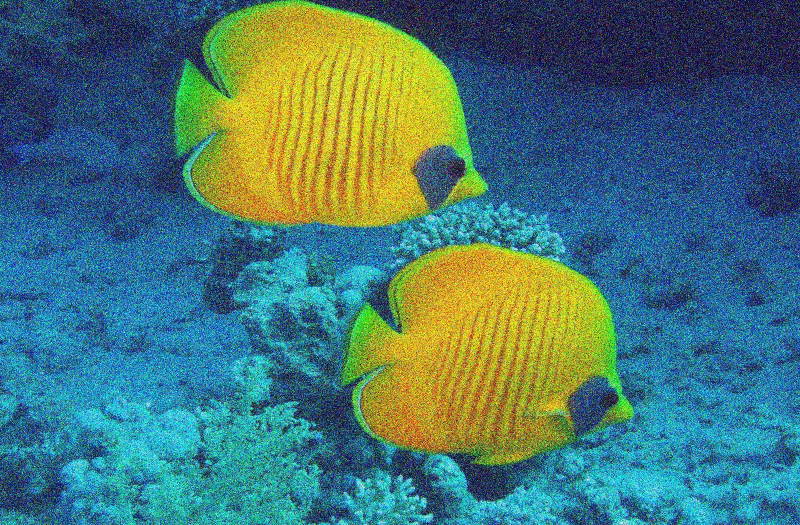
#> input picture 3/classic/fish.jpg, 1600 x 1050 px (shown at 1/2 size)
$ jupyter execute lecture-example.ipynb
#> lines starting #> are read from the running program, lines starting #| are printed output that depends on the picture; after the words box and inside, x2 and y2 are one past the last pixel; in counts of white or black regions, pixels touching at a corner belong together; long printed decimals are rounded
[cell 1]
import cv2
import numpy as np
import matplotlib.pyplot as plt
img = cv2.imread('fish.jpg', cv2.IMREAD_COLOR)
#> img is the input picture: shape (1050, 1600, 3); mean B, G, R 116.2, 118, 72.3
img_rgb = cv2.cvtColor(img, cv2.COLOR_BGR2RGB)
plt.imshow(img_rgb)
plt.show()

[cell 2]
hsv = cv2.cvtColor(img, cv2.COLOR_BGR2HSV)
#> hsv: shape (1050, 1600, 3); mean H, S, V 85.4, 195.4, 153.4
h = hsv[:,:,0]
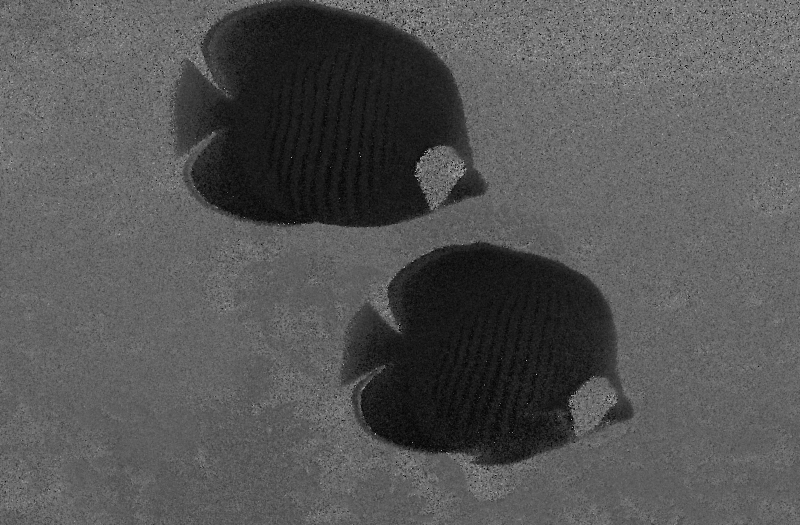
#> h: shape (1050, 1600) (shown at 1/2 size); min 0, max 179, mean 85.4
plt.imshow(h, cmap="gray")
plt.show()

[cell 3]
hm = cv2.medianBlur(h, 9)
plt.imshow(hm, cmap="gray")
plt.show()

[cell 4]
mask = cv2.inRange(hm, 0, 80)
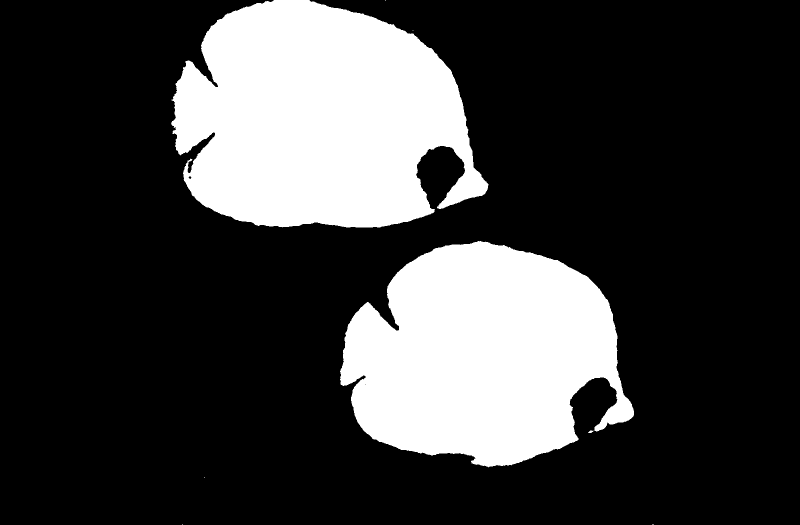
#> mask: shape (1050, 1600) (shown at 1/2 size); 24% white; 8 white regions (5 under 20 px), largest, box (x1, y1, x2, y2) and area: (342, 0, 977, 455) 214556, (680, 482, 1268, 935) 188554, (1176, 861, 1187, 866) 36
plt.imshow(mask, cmap="gray")
plt.show()

[cell 5]
n, components = cv2.connectedComponents(mask, connectivity=8)
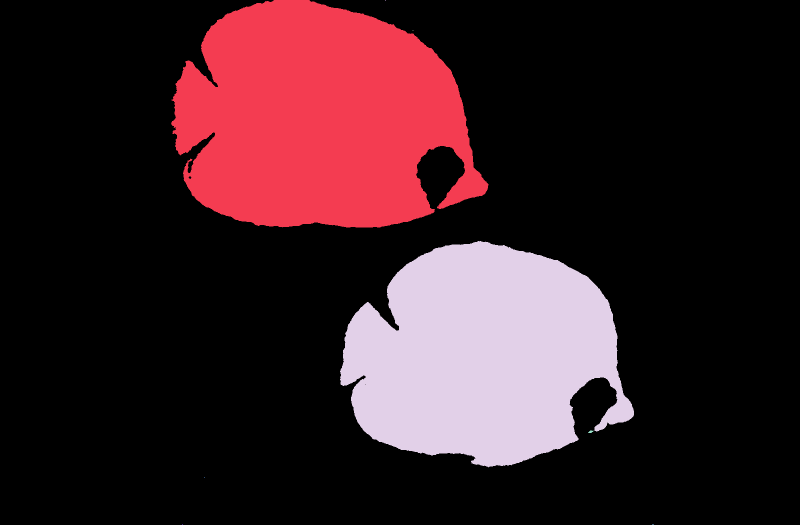
#> components: shape (1050, 1600) int32 (shown at 1/2 size); 9 distinct labels, from 0 to 8; one colour per label, 0 black
#> n = 9
image_area = mask.shape[0] * mask.shape[1]
#> image_area = 1680000
fishes = []
for c in range(n):
    fish = cv2.inRange(components, c, c)
    fish_area = np.count_nonzero(fish)
    if 0.1 < (fish_area / image_area) < 0.5:
        bb = cv2.boundingRect(fish)
        fishes.append(fish)
        plt.imshow(fish, cmap='gray')
        plt.show()
#> this loop made 9 passes
#> (fish_area, bb) on passes 2, 5: (214556, (342, 0, 635, 455)), (188554, (680, 482, 588, 453))
#> fish_area on passes 1, 6: 1276842, 36
#> pass 2, `fish = cv2.inRange(components, c, c)`:
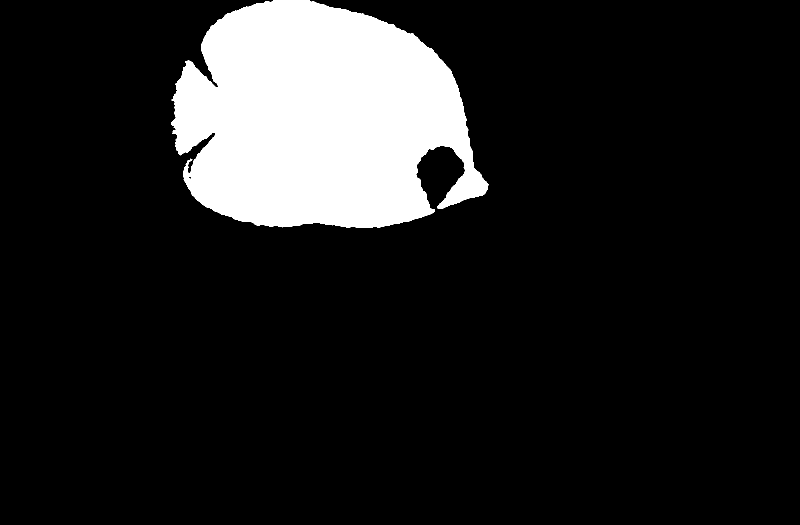
#> fish: shape (1050, 1600) (shown at 1/2 size); 12.8% white; 1 white region, box (x1, y1, x2, y2) and area: (342, 0, 977, 455) 214556
#> pass 3, `fish = cv2.inRange(components, c, c)`:
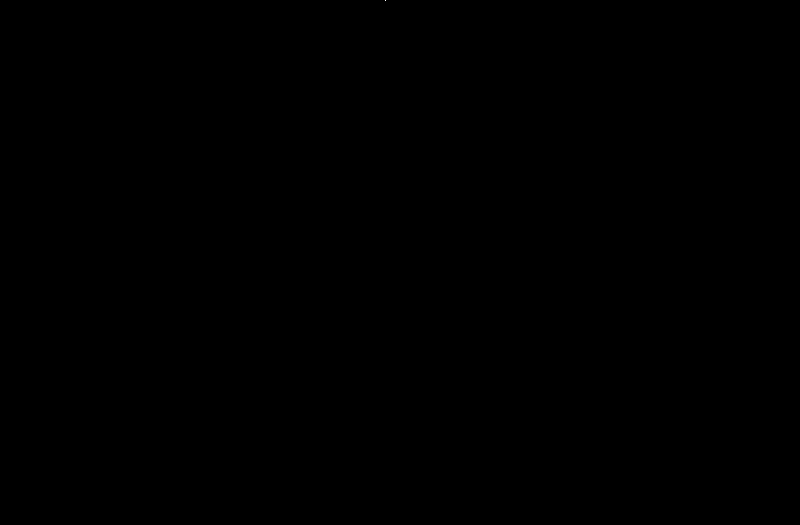
#> fish: shape (1050, 1600) (shown at 1/2 size); 0% white in thin lines or dots, all inside (x1, y1, x2, y2) = (770, 0, 772, 1)
#> after the loop: fish: shape (1050, 1600); 0% white in thin lines or dots, all inside (x1, y1, x2, y2) = (1304, 1049, 1308, 1050)
#> after the loop, fishes = 2 items

[cell 6]
import math, operator
for fish in fishes:
    # compute center of mass
    X, Y, C = 0, 0, 0
    for x in range(fish.shape[1]):
        for y in range(fish.shape[0]):
            if fish[y,x]:
                X += x
                Y += y
                C += 1
    X /= C
    Y /= C
    print("Fish center of mass: ", (X, Y))
    M = max(*fish.shape)

    angles = {}
    for a in range(0, 314, 3):
        alpha = a / 100
        c_neg, c_pos = 0, 0
        for d in range(-M, M+1):
            x, y = int(X + d * math.cos(alpha)), int(Y + d * math.sin(alpha))
            if 0 <= x < fish.shape[1] and 0 <= y < fish.shape[0] and fish[y,x]:
                if d < 0:
                    c_neg = max(-d, c_neg)
                else:
                    c_pos = d
        angles[alpha] = c_neg + c_pos
    plt.plot(angles.keys(), angles.values())
    plt.show()
    max_angle = max(angles.items(), key=operator.itemgetter(1))[0]
    print("Tilt angle:", max_angle)
    far1, far2 = (X, Y), (X, Y)
    for d in range(0, M):
        x, y = int(X + d * math.cos(max_angle)), int(Y + d * math.sin(max_angle))
        if 0 <= x < fish.shape[1] and 0 <= y < fish.shape[0] and fish[y,x]:
            far1 = (x, y)
        x, y = int(X - d * math.cos(max_angle)), int(Y - d * math.sin(max_angle))
        if 0 <= x < fish.shape[1] and 0 <= y < fish.shape[0] and fish[y,x]:
            far2 = (x, y)
    print(far1, far2, "Len =", ((far1[0] - far2[0])**2 + (far1[1] - far2[1])**2)**0.5)
    cv2.line(fish, far1, far2, 0.5, 2)
    plt.imshow(fish, cmap="gray", vmin=0, vmax=2)
    plt.show()
#> this loop made 2 passes
#> (X, Y, M, max_angle) on passes 1 to 2: (636.1, 237.5, 1600, 0.39), (963.2, 710.3, 1600, 0.36)
#| Fish center of mass:  (636.078, 237.531)
#| Tilt angle: 0.39
#| (974, 376) (372, 129) Len = 650.702
#| Fish center of mass:  (963.236, 710.268)
#| Tilt angle: 0.36
#| (1267, 824) (719, 618) Len = 585.440
#> pass 1, `plt.show()`:
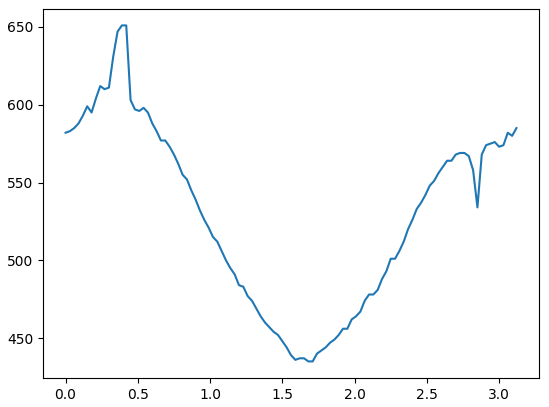
#> figure drawn by matplotlib, 1 panel; curve peaks at x = 0.39, y = 651
#> pass 1, `plt.show()`:
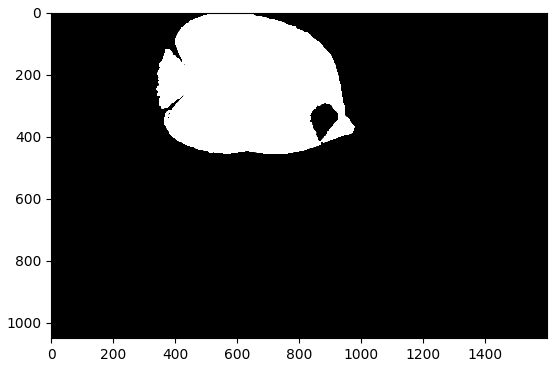
#> figure drawn by matplotlib, 1 panel
#> pass 2, `plt.show()`:
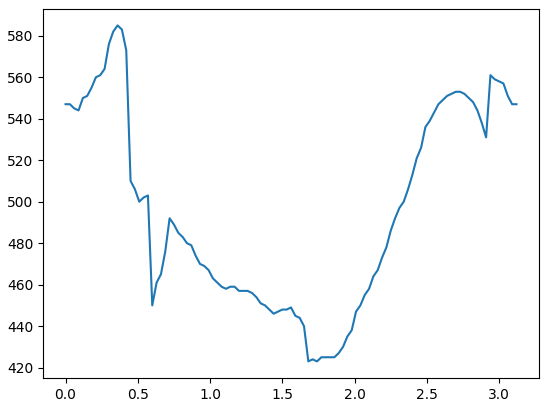
#> figure drawn by matplotlib, 1 panel; curve peaks at x = 0.36, y = 585
#> pass 2, `plt.show()`:
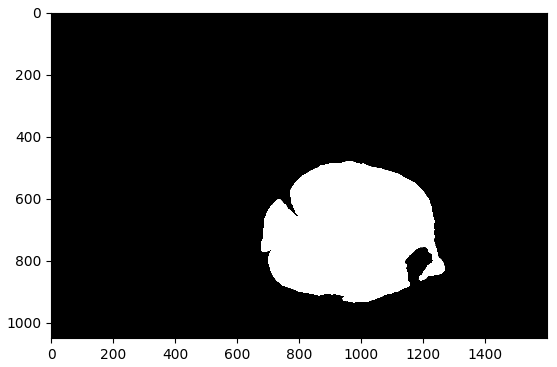
#> figure drawn by matplotlib, 1 panel

$ run again, with 3/classic/bears.jpg copied over 3/classic/fish.jpg
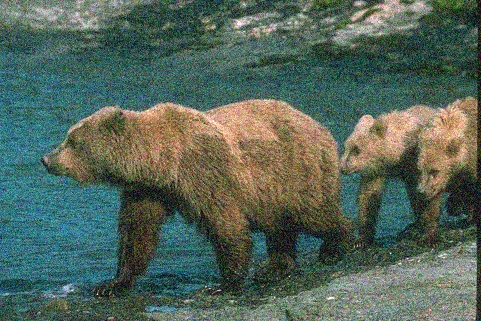
#> input picture 3/classic/bears.jpg, 481 x 321 px
#> img is the input picture: shape (321, 481, 3); mean B, G, R 89.3, 101.7, 84.6
#> hsv: shape (321, 481, 3); mean H, S, V 63.7, 98.1, 110.1
#> mask: shape (321, 481); 63.8% white; 125 black regions (87 under 20 px), largest, box (x1, y1, x2, y2) and area: (0, 26, 449, 321) 41744, (133, 202, 223, 315) 5359, (367, 176, 417, 248) 2205
#> `n, components = cv2.connectedComponents(mask, connectivity=8)`:
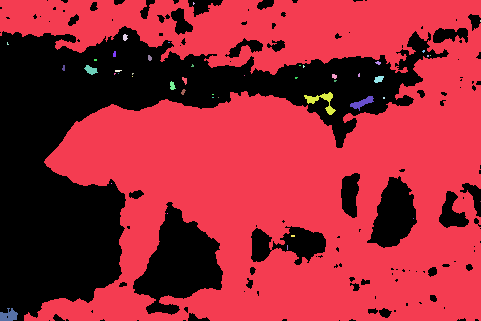
#> components: shape (321, 481) int32; 46 distinct labels, from 0 to 45; one colour per label, 0 black
#> n = 46
#> the loop `for c in range(n):` made 46 passes
#> (fish_area, bb) on pass 1: (55840, (0, 0, 481, 321))
#> after the loop `for c in range(n):`: fishes = 1 item
#> the loop `for fish in fishes:` made 1 pass
#> (X, Y, M, max_angle) on pass 1: (164.1, 158.2, 481, 0.48)
#> (printed output is left out)
#> pass 1, `plt.show()`:
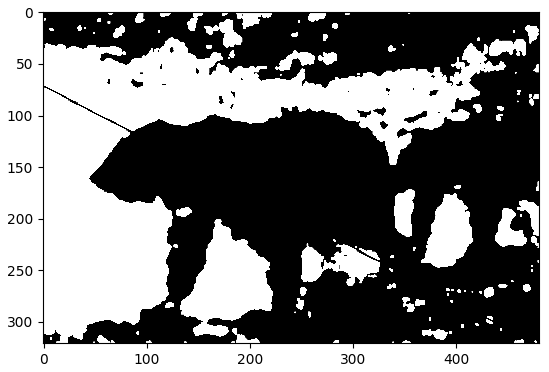
#> figure drawn by matplotlib, 1 panel

$ run again, with 3/classic/caribou.jpg copied over 3/classic/fish.jpg
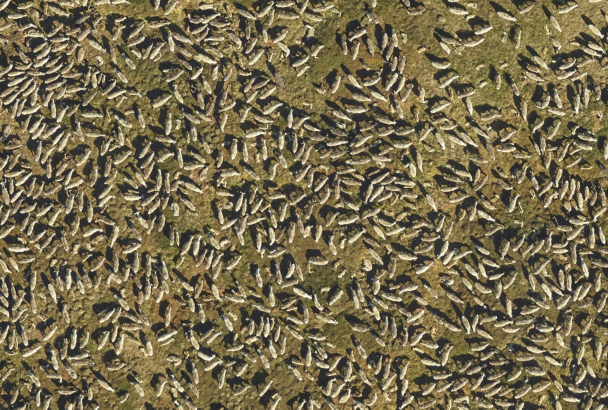
#> input picture 3/classic/caribou.jpg, 1216 x 819 px (shown at 1/2 size)
#> img is the input picture: shape (819, 1216, 3); mean B, G, R 78.5, 108.1, 118.9
#> hsv: shape (819, 1216, 3); mean H, S, V 28, 87.1, 119.2
#> `mask = cv2.inRange(hm, 0, 80)`:
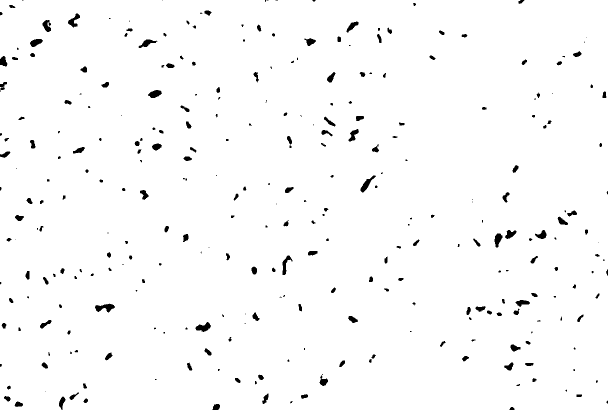
#> mask: shape (819, 1216) (shown at 1/2 size); 98.1% white; 305 black regions (101 under 20 px), largest, box (x1, y1, x2, y2) and area: (190, 607, 230, 625) 399, (391, 644, 422, 664) 347, (721, 351, 752, 385) 341
#> n = 2
#> the loop `for c in range(n):` made 2 passes
#> fish_area on passes 1 to 2: 18927, 976977
#> pass 1, `fish = cv2.inRange(components, c, c)`:
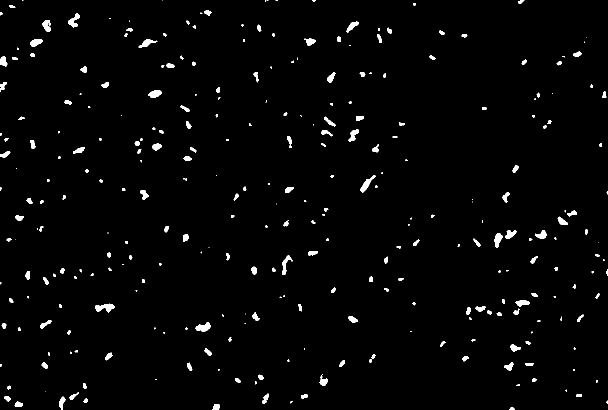
#> fish: shape (819, 1216) (shown at 1/2 size); 1.9% white; 305 white regions (101 under 20 px), largest, box (x1, y1, x2, y2) and area: (190, 607, 230, 625) 399, (391, 644, 422, 664) 347, (721, 351, 752, 385) 341
#> after the loop `for c in range(n):`: fishes = []
